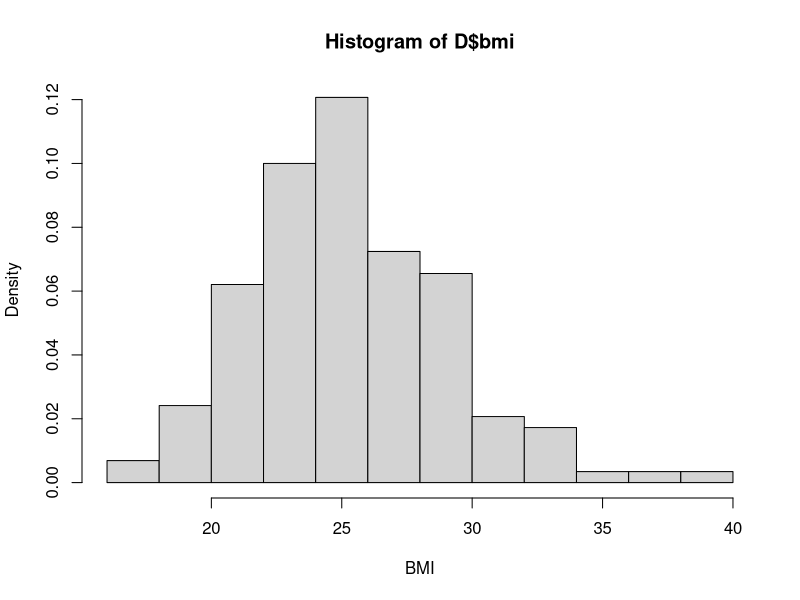
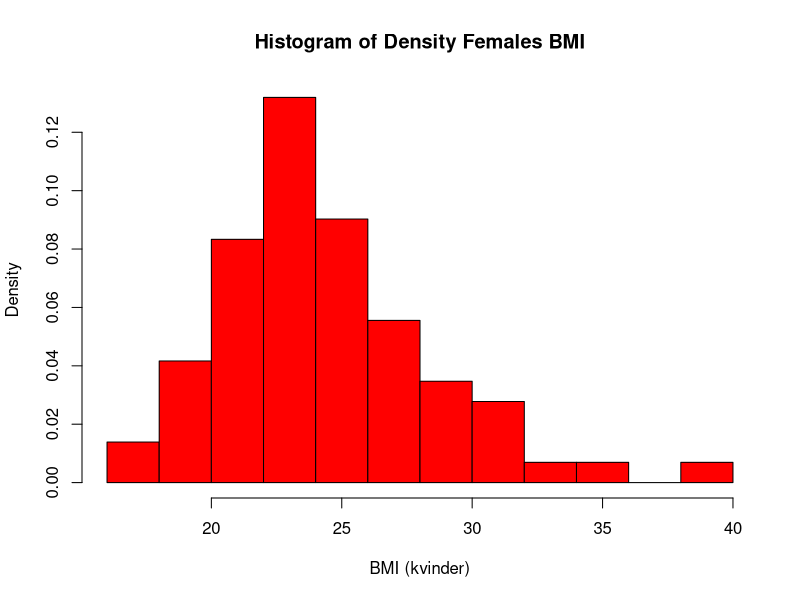
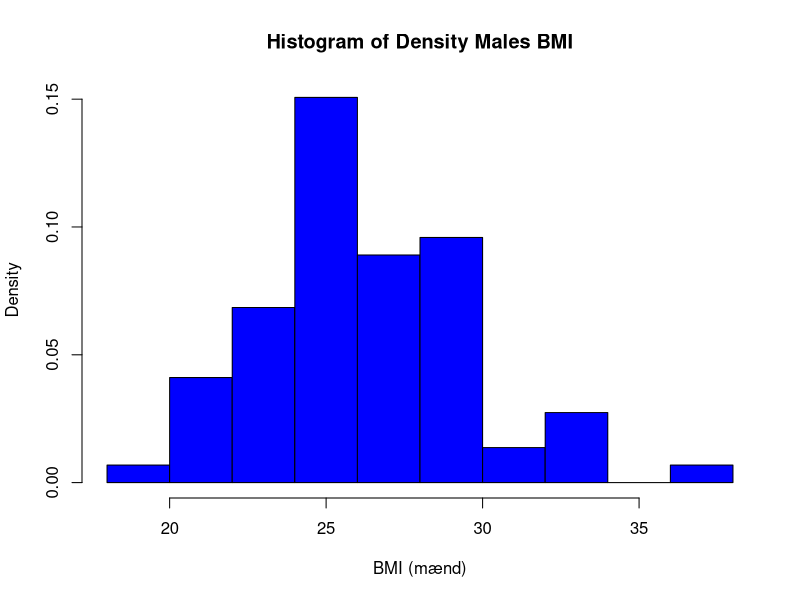
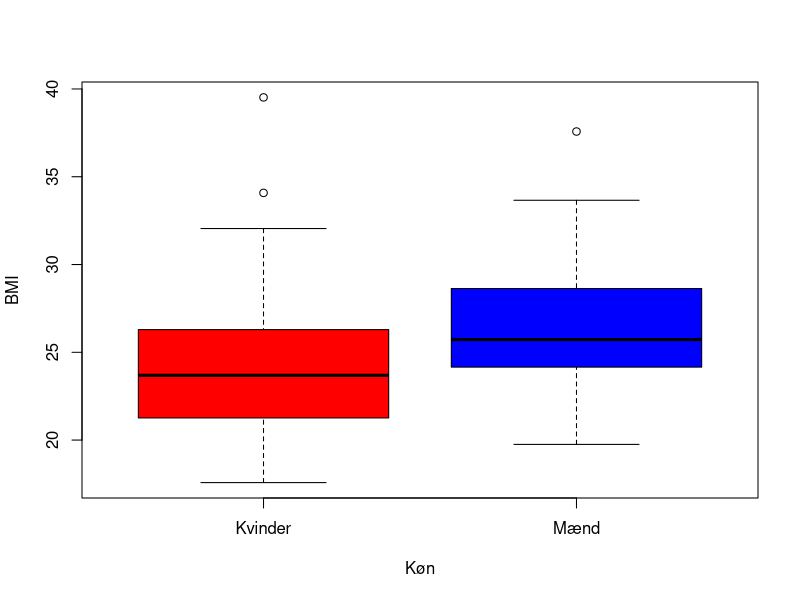
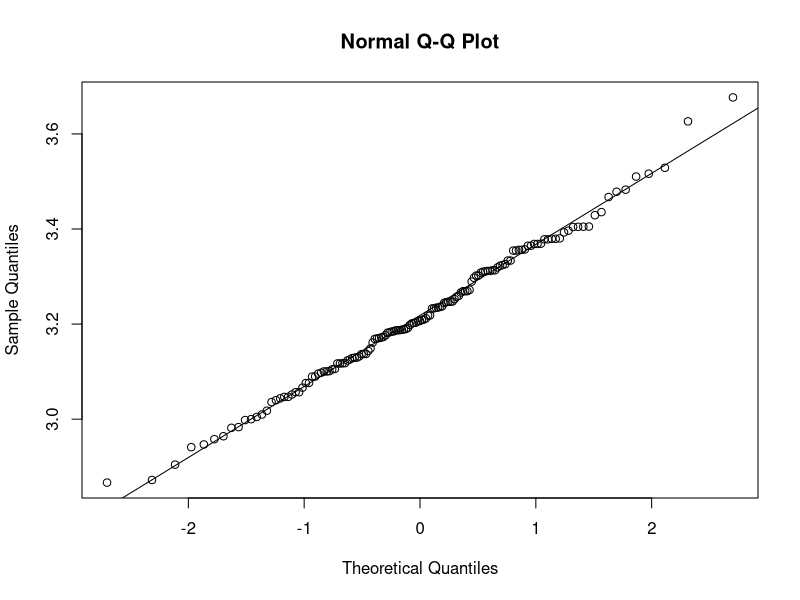
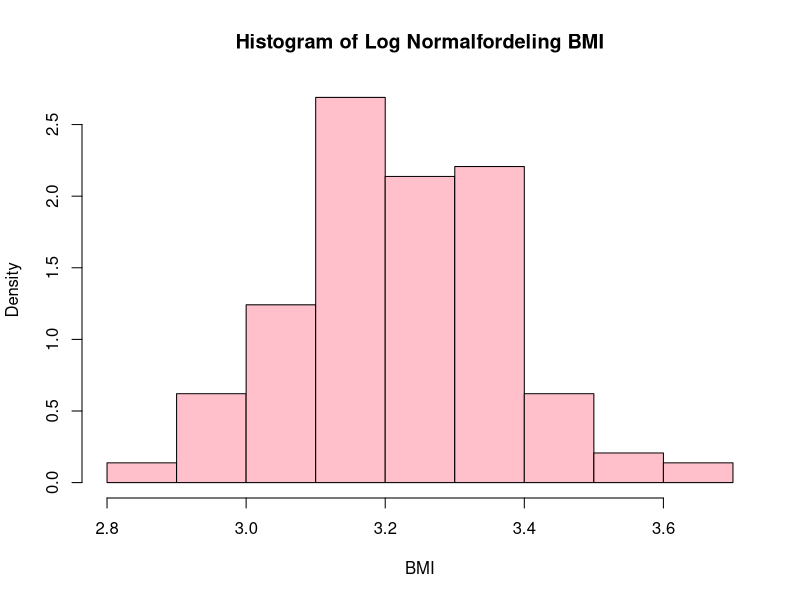
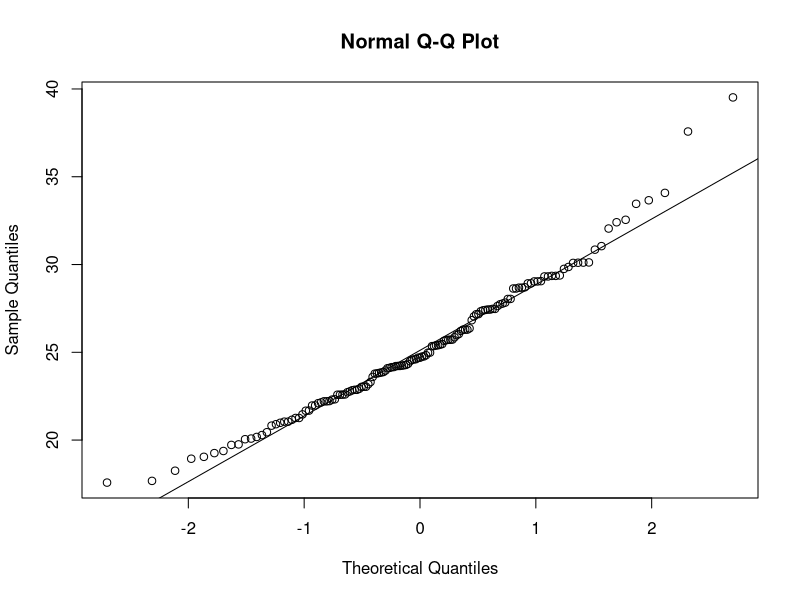

Generate these figures, in order, with R:

###########################################################################
## Sæt working directory

## I RStudio kan man nemt sætte working directory med menuen 
## "Session -> Set Working Directory -> To Source File Location" 
## Bemærk: i R bruges kun "/" til separering i stier 
## (altså ingen backslash).
setwd("C:\\Users\\bruger\\Desktop\\Mapper\\BMI Projekt\\bmi1")
install.packages("rmarkdown")


###########################################################################
## Indlæs data

## Indlæs data fra bmi1_data.csv
D <- read.table("bmi1_data.csv", header=TRUE, sep=";", as.is=TRUE)


###########################################################################
## Simpel opsummering af data

## Dimensionen af D (antallet af rækker og søjler)
dim(D)
## Søjle-/variabelnavne
names(D)
## De første rækker/observationer
head(D)
## De sidste rækker/observationer
tail(D)
## Udvalgte opsummerende størrelser
summary(D)
## En anden type opsummering af datasættet
str(D)


###########################################################################
## Beregn BMI

## Beregn BMI og tilføj som ny variabel i D
D$bmi <- D$weight/(D$height/100)^2


###########################################################################
## Histogram (empirisk tæthed)

## Histogram der beskriver den empiriske tæthed for BMI
## (histogram for BMI normaliseret så arealet er lig 1)
hist(D$bmi, xlab="BMI", prob=TRUE)


###########################################################################
## Deldatasæt vha. 'subset'

## Opdel i to deldatasæt (hhv. kvinder og mænd)
Dfemale <- subset(D, gender == 0)
Dmale <- subset(D, gender == 1)


###########################################################################
## Density histogrammer for kvinder hhv. mænd

## Density histogrammer der beskriver den empiriske
## tæthed for BMI for hhv. kvinder og mænd
hist(Dfemale$bmi, main = "Histogram of Density Females BMI", col = "red",xlab="BMI (kvinder)", prob=TRUE)
hist(Dmale$bmi, main = "Histogram of Density Males BMI", xlab="BMI (mænd)", col = "blue" , prob=TRUE)


###########################################################################
## Boxplot opdelt efter køn

## Boxplot af BMI opdelt efter køn
boxplot(Dfemale$bmi, Dmale$bmi, names=c("Kvinder", "Mænd"), 
        xlab="Køn", col=c('red','blue'), ylab="BMI")


###########################################################################
## Opsummerende størrelser for BMI

## Antal observationer i alt
## (medregner ej eventuelle manglende værdier)
sum(!is.na(D$bmi))
## Antal observationer for kvinder
sum(!is.na(Dfemale$bmi))
## Antal observationer for mænd
sum(!is.na(Dmale$bmi))
## Stikprøvegennemsnit (ej kønsopdelt)
mean(D$bmi, na.rm=TRUE)
## Stikprøvevarians (ej kønsopdelt)
var(D$bmi, na.rm=TRUE)
## Stikprøvegennemsnit for kvinder
mean(Dfemale$bmi, na.rm = TRUE)
## Stikprøvevarians for kvinder
var(Dfemale$bmi, na.rm = TRUE)
## Stikprøvegennemsnit for mænd
mean(Dmale$bmi, na.rm = TRUE)
## Stikprøvevarians for mænd
var(Dmale$bmi, na.rm = TRUE)
## Standardafvigelse i alt
sd (D$bmi)
## Standardafvigelse for kvinder
sd (Dfemale$bmi, na.rm = TRUE)
## Standardafvigelse for mænd
sd (Dmale$bmi, na.rm = TRUE)
## Nedre Kvartil Øvre Kvartil og Median i alt
summary(D$bmi)
## Nedre Kvartil Øvre Kvartil og Median for kvinder
summary(Dfemale$bmi)
## Nedre Kvartil Øvre Kvartil og Median for mænd
summary (Dmale$bmi)

quantile(Dfemale$bmi)
quantile(Dmale$bmi)
## osv. 
##
## Argumentet 'na.rm=TRUE' sørger for at størrelsen
## udregnes selvom der eventuelt er manglende værdier


###########################################################################
## qq-plot til modelkontrol

## Ny variabel 'logbmi' med log-transformeret BMI
D$logbmi <- log(D$bmi)
## qq-plot for log-transformeret BMI
qqnorm(D$logbmi)
qqline(D$logbmi)

hist(D$logbmi, main = "Histogram of Log Normalfordeling BMI", xlab = "BMI", prob=TRUE, col = "pink")

mean(D$logbmi)
var(D$logbmi)

mean(D$bmi)
var(D$bmi)

qqnorm(D$bmi)
qqline(D$bmi)

mean(D$logbmi)+(qt(0.975,length(D$logbmi)-1))*(sd(D$logbmi)/sqrt(145))
mean(D$logbmi)-(qt(0.975,length(D$logbmi)-1))*(sd(D$logbmi)/sqrt(145))

exp(mean(D$logbmi))

exp(mean(D$logbmi)-(qt(0.975,length(D$logbmi)-1))*(sd(D$logbmi)/sqrt(145)))
exp(mean(D$logbmi)+(qt(0.975,length(D$logbmi)-1))*(sd(D$logbmi)/sqrt(145)))

###########################################################################
## T-test for en enkelt stikprøve

## T-test for en enkelt stikprøve foretaget på log-transformeret BMI
t.test(D$logbmi, mu=log(25))


###########################################################################
## Konfidensinterval (KI) for middelværdi og median

## Udtag data kun for kvinder
Dfemale <- subset(D, gender == 0)
## KI for middelværdien af log-BMI for kvinder
KI <- t.test(Dfemale$logbmi, conf.level=0.95)$conf.int
KI
## Transformer tilbage for at få KI for median BMI for kvinder
exp(KI)


###########################################################################
## Welch t-test for sammenligning af to stikprøver

## Sammenligning af logBMI for kvinder og mænd
t.test(D$logbmi[D$gender == 0], D$logbmi[D$gender == 1])


###########################################################################
## Beregning af korrelation

## Beregning af korrelation mellem udvalgte variable
cor(D[,c("weight","fastfood","bmi")], use="pairwise.complete.obs")

  
###########################################################################
## Delmængder i R

## Ekstra bemærkning om måder at udtage delmænger i R
##
## En logisk (logical) vektor med sandt (TRUE) eller falsk (FALSE) for 
## hver værdi i en kolonne i D - f.eks: Find alle kvinder i datasættet
D$gender == 0
## Vektoren kan bruges til at udtage data for kvinderne
D[D$gender == 0, ]
## Alternativt kan man bruge funktionen 'subset'
subset(D, gender == 0)
## Mere komplekse logiske udtryk kan laves, f.eks.: 
## Find alle kvinder under 55 kg
subset(D, gender == 0 & weight < 55)


###########################################################################
## Flere R-tips

## Lav en for-løkke med beregning af et par opsummerende størrelser
## og gem resultatet i en ny data.frame
Tbl <- data.frame()
for(i in 0:1){
  Tbl[i+1, "mean"] <- mean(D$bmi[D$gender == i])
  Tbl[i+1, "var"] <- var(D$bmi[D$gender == i])
}
row.names(Tbl) <- c("Kvinder","Mænd")
## Se hvad der er i Tbl
Tbl

## I R er der endnu mere kortfattede måder sådanne udregninger kan 
## udføres. For eksempel
aggregate(D$bmi, by=list(D$gender), function(x){ 
  c(mean=mean(x), var=var(x)) 
})
## Se flere smarte funktioner med: ?apply, ?aggregate og ?lapply
## og for ekstremt effektiv databehandling se f.eks. pakkerne: dplyr,
## tidyr, reshape2 og ggplot2.

## LaTeX tips:
##
## R-pakken "xtable" kan generere LaTeX tabeller og skrive dem direkte 
## ind i en fil, som derefter kan inkluderes i et .tex dokument.
## 
## R-pakken "knitr" kan anvendes meget elegant til at lave et .tex 
## dokument der inkluderer R-koden direkte i dokumentet. Dette 
## dokument og bogen er lavet med knitr.
